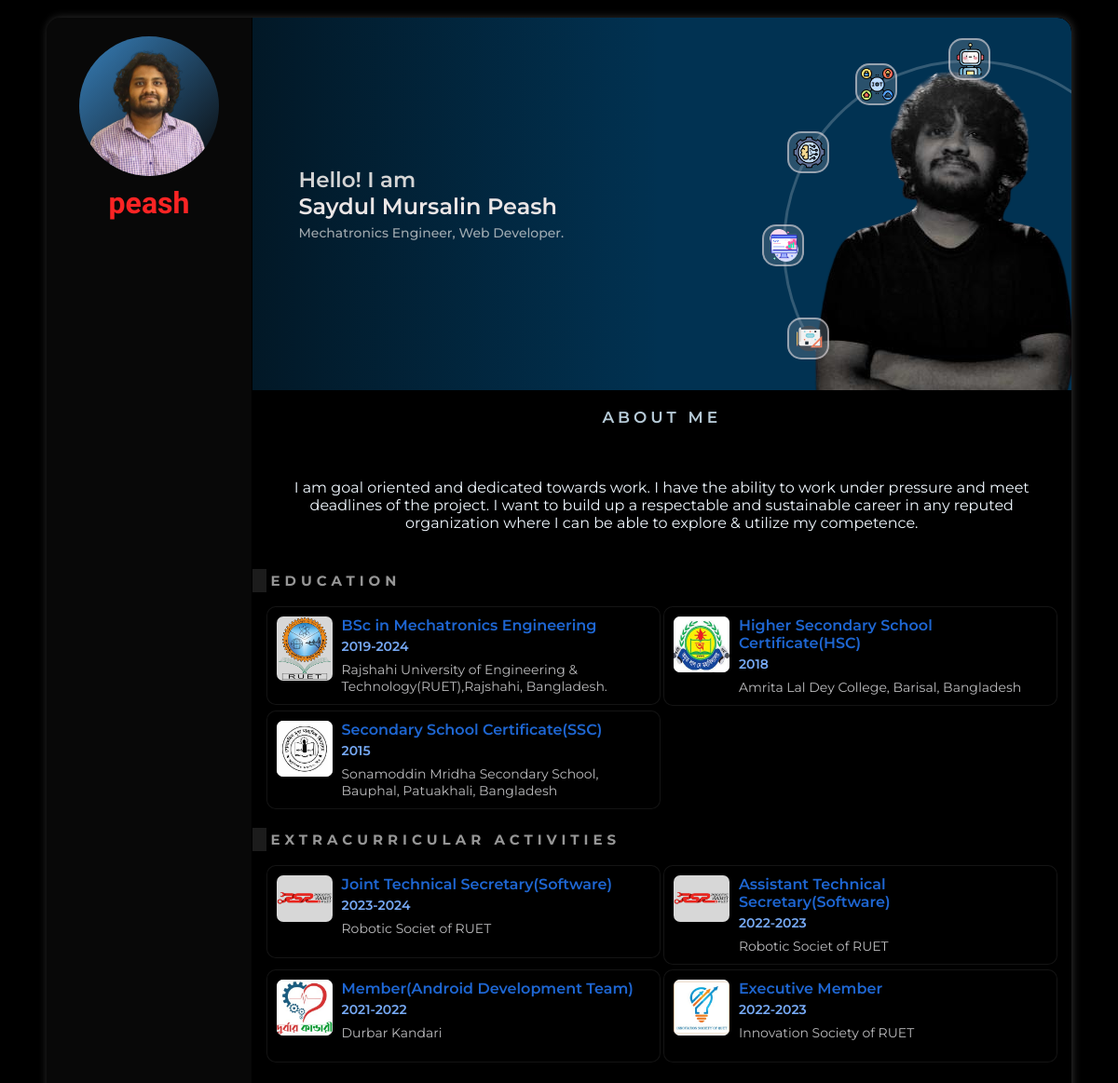
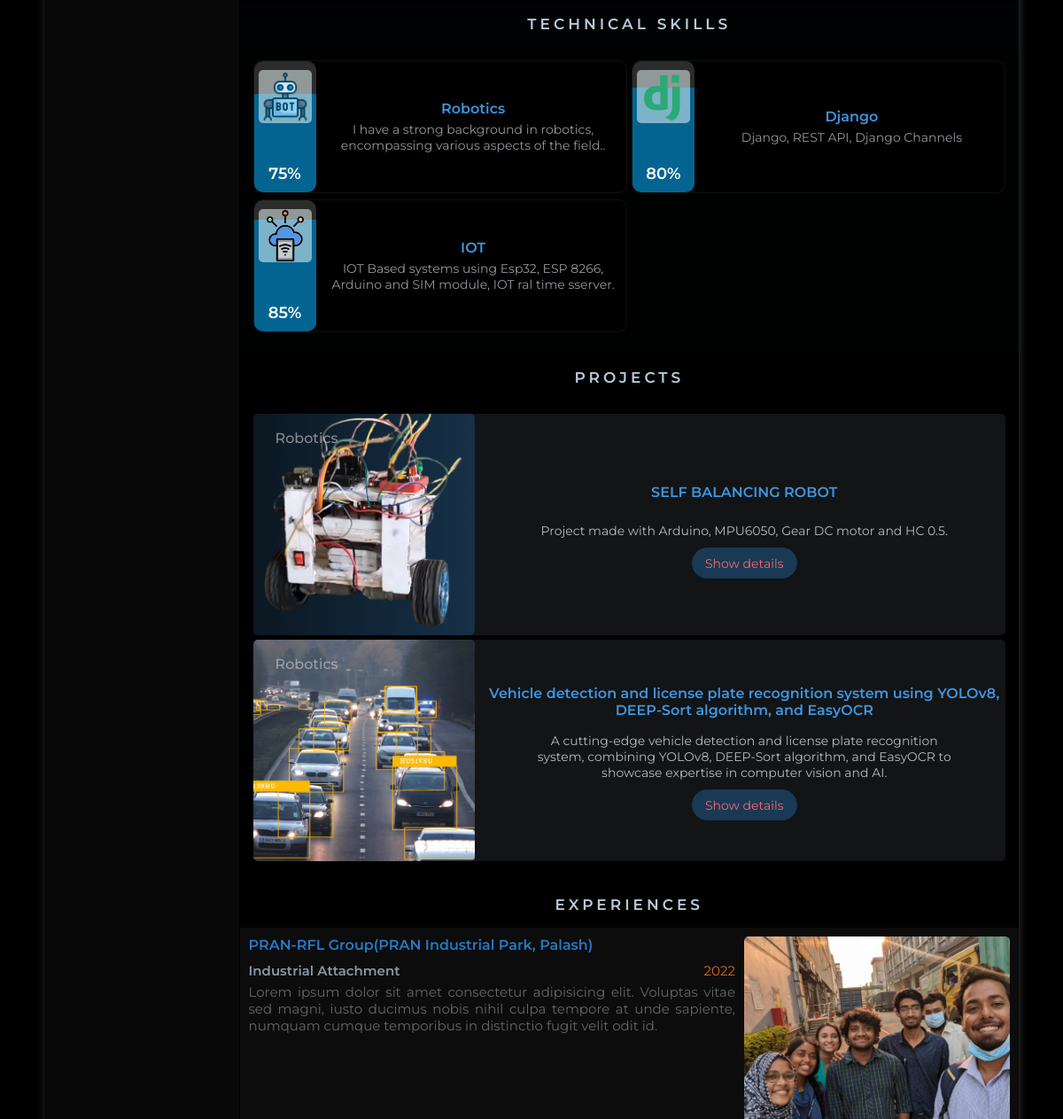
Before: / (upper part) with the older database file (2 pictures, top to bottom).
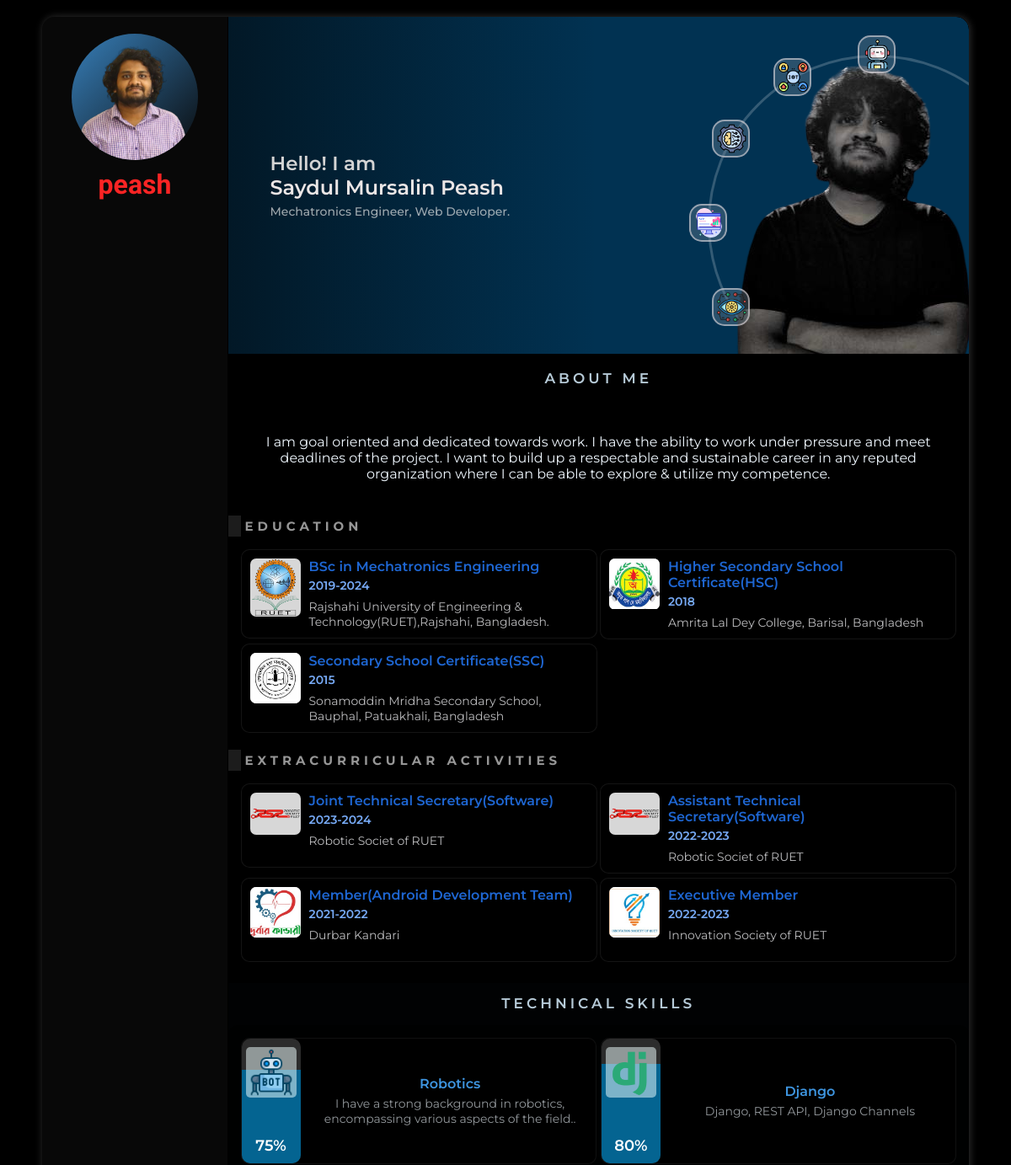
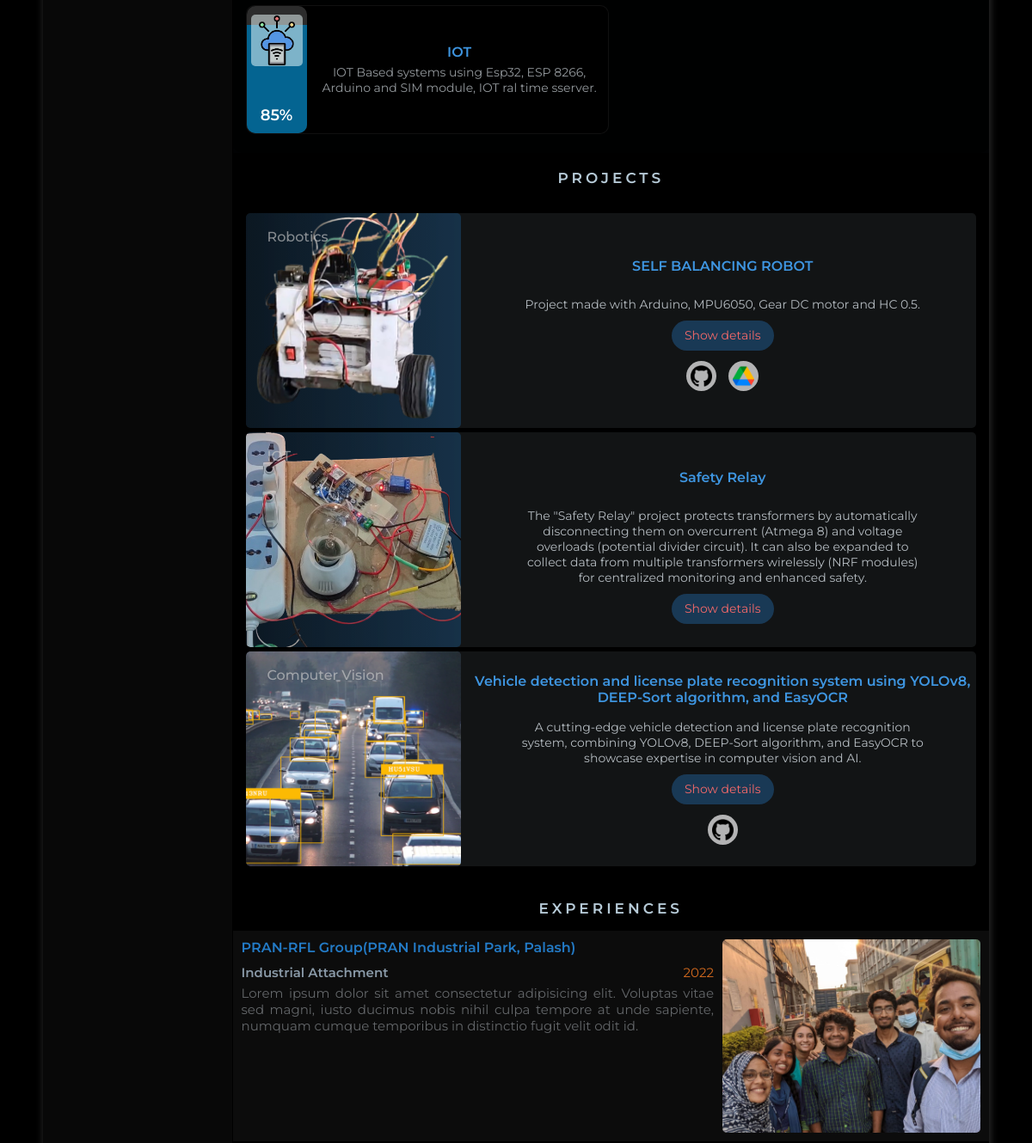
After: the same page with the newer database file (2 pictures, top to bottom).
### peash/models.py (models this page shows, shortened)
class About(models.Model):
    name=models.CharField(max_length=200,null=False,blank=False)
    short_des=models.TextField(max_length=500,null=False,blank=False)
    des=models.TextField(max_length=1500,null=True)
    canv_img=models.ImageField(upload_to='peash/')
    pro_img=models.ImageField(upload_to='peash/')

class Type(models.Model):
    name=models.CharField(max_length=200,null=False)
    icon=models.ImageField(upload_to='types/')
    link=models.CharField(max_length=50,null=False)

class Education(models.Model):
    name=models.CharField(max_length=400,null=False,blank=False)
    edu_from=models.CharField(max_length=400,null=False,blank=False)
    year=models.CharField(max_length=400,null=False,blank=False)
    logo=models.ImageField(upload_to='edu/')

class Extracurricular(models.Model):
    post_name=models.CharField(max_length=400,null=False,blank=False)
    org_name=models.CharField(max_length=400,null=False,blank=False)
    year=models.CharField(max_length=400,null=False,blank=False)
    logo=models.ImageField(upload_to='edu/')

class Skill(models.Model):
    skill_name=models.CharField(max_length=200,null=False,blank=False)
    skill_type=models.ForeignKey(Type,null=False,on_delete=models.CASCADE,related_name='skill_type')
    skill_description=models.TextField(max_length=1000,null=False,blank=False)
    level=models.CharField(max_length=50,null=True)
    skill_icon=models.ImageField(null=False,blank=False,upload_to='skills/')

class Project(models.Model):
    project_name=models.CharField(max_length=200,blank=False,null=False)
    project_type=models.ForeignKey(Type,on_delete=models.CASCADE,related_name="project_type")
    short_description=models.TextField(max_length=500,null=False,blank=False)
    description=models.TextField(max_length=2000,null=False,blank=False)
    icon=models.ImageField(null=False,blank=False,upload_to='projects/',default='projects/default.png')
    year=models.CharField(max_length=50,null=False,blank=False)

class Experience(models.Model):
    name=models.CharField(max_length=200)
    type=models.CharField(max_length=200)
    duration=models.CharField(max_length=200)
    description=models.TextField(max_length=1500,null=True)
    image=models.ImageField(upload_to='experiences/')

class Repo(models.Model):
    repo_dest=models.ForeignKey(RepoDest,on_delete=models.CASCADE,related_name='repo_dest_repo')
    project=models.ForeignKey(Project,on_delete=models.CASCADE,related_name='repo_project')
    link=models.URLField(null=False,blank=False)

class RepoDest(models.Model):
    name=models.CharField(max_length=100)
    icon=models.ImageField(upload_to='links/',null=True)

### peash/views.py (the view)
# urls.py: path('',Home,name='home_page'),
def Home(request):
    links=list(Link.objects.all())
    about=About.objects.all()[0]
    types=list(Type.objects.all())
    skills=list(Skill.objects.all())
    projects=list(Project.objects.all())
    experiences=list(Experience.objects.all())
    achievements=list(Achivement.objects.all())
    educations=list(Education.objects.all())
    extras=list(Extracurricular.objects.all())
    extra_images=list(ExtraImage.objects.all())
    context={
        'links':links,
        'about':about,
        'types':types,
        'skills':skills,
        'projects':projects,
        'experiences':experiences,
        'achievements':achievements,
        'edus':educations,
        'extras':extras,
        'extra_images':extra_images
    }
    return render(request,'peash/home.html',context)

### templates/peash/home.html (shortened to what this page needs)
{% load static %}
<html>
    <head>
        <link rel="stylesheet" href="{% static 'css/all_css.css' %}">
        <link rel="stylesheet" href="{% static 'css/responsive.css' %}">
    </head>
    <body>
        <div class="container">
            <div class="side_bar">
                <div class="image_cont">
                    <img src="{{ about.pro_img.url }}">
                </div>
                <div class="name">
                    <p class="name_text">peash</p>
                </div>
            </div>
            <div class="main_cont">
                <div id="home">
                    <div class="about_text">
                        <h1>Hello! I am<br><p>{{ about.name }}</p></h1>
                        <p class="description_text">{{ about.short_des }}</p>
                    </div>
                    <div class="image">
                        <div class="c">
                            <img src="{{ about.canv_img.url }}">
                            <div class="cc">
                                {% for type in types %}
                                <div class="c1">
                                    <a href="#{{ type.link }}" style="display: block; width: 100%; height: 100%;position:absolute;"></a>
                                    <div class="c1_logo">
                                        <img src="{{ type.icon.url }}">
                                    </div>
                                </div>
                                {% endfor %}
                            </div>
                        </div>
                    </div>
                </div>
                <div id="about_me">
                    <div class="title_div">
                        <p>
                             ABOUT ME
                        </p>
                    </div>
                    <div class="all_about">
                        <div class="about_all_text">
                            <p>
                                {{ about.des }}
                            </p>
                        </div>
                        <div class="education">
                            <div class="edu_title">
                                <div class="dot"></div>
                                <p>EDUCATION</p>
                            </div>
                            <div class="edu_details">
                                {% for edu in edus %}
                                <div class="edu_card">
                                    <div class="edu_logo">
                                        <img src="{{ edu.logo.url }}">
                                    </div>
                                    <div class="ed">
                                        <div class="name_edu">
                                            <p>{{ edu.name }}</p>
                                            <div class="edu_dur">
                                                <p>{{ edu.year }}</p>
                                            </div>
                                        </div>
                                        <div class="edu_from">
                                            <p>{{ edu.edu_from }}</p>
                                        </div>
                                    </div>
                                </div>
                                {%  endfor %}
                            </div>
                        </div>
                        <div class="education">
                            <div class="edu_title">
                                <div class="dot"></div>
                                <p>EXTRACURRICULAR ACTIVITIES</p>
                            </div>
                            <div class="edu_details">
                                {% for extra in extras %}
                                <div class="edu_card">
                                    <div class="edu_logo">
                                        <img src="{{ extra.logo.url }}">
                                    </div>
                                    <div class="ed">
                                        <div class="name_edu">
                                            <p>{{ extra.post_name }}</p>
                                            <div class="edu_dur">
                                                <p>{{ extra.year }}</p>
                                            </div>
                                        </div>
                                        <div class="edu_from">
                                            <p>{{ extra.org_name }}</p>
                                        </div>
                                    </div>
                                </div>
                                {% endfor %}
                            </div>
                        </div>
                    </div>
                </div>
                <div id="skills">
                    <div class="title_div">
                        <p>
                             TECHNICAL SKILLS
                        </p>
                    </div>
                    <div class="all_skills">
                        {% for skill in skills %}
                        <div class="skill">
                            <div class="skill_image">
                                <div class="level" style="height: {{ skill.level }};">
                                    <div class="level_text">
                                        <p>{{ skill.level }}</p>
                                    </div>
                                </div>
                                <img src="{{ skill.skill_icon.url }}">
                            </div>
                            <div class="skill_texts">
                                <div class="skill_name">
                                    <p>{{ skill.skill_name }}</p>
                                </div>
                                <div class="skill_description">
                                    <p>{{ skill.skill_description }}</p>
                                </div>
                            </div>
                        </div>
                        {% endfor %}
                    </div>
                </div>
                <div id="projects">
                    <div class="title_div">
                        <p>
                            PROJECTS
                        </p>
                    </div>
                    <div class="all_projects">
                        {% for type in types %}
                            <div id="{{ type.link }}">
                                {% for project in projects %}
                                    {% if type.name == project.project_type.name %}
                                        <div class="project">
                                            <div class="project_image">
                                                <div class="project_catagory">
                                                    <p>{{ type.name }}</p>
                                                </div>
                                                <img id="img" src="{{ project.icon.url }}" alt="">
                                            </div>
                                            <div class="project_text">
                                                <div class="project_name">
                                                    <h2>{{ project.project_name }}</h2>
                                                </div>
                                                <div class="short_description">
                                                    <p>{{ project.short_description }}</p>
                                                </div>
                                                <div class="show_description_button">
                                                    <button id="sdb" class="sdb">Show details</button>
                                                </div>
                                                <div class="repos">
                                                    {% for repo in project.repo_project.all %}
                                                        <div class="repo">
                                                            <img src="{{ repo.repo_dest.icon.url }}">
                                                            <a href="{{ repo.link }}" target="blank">
                                                            </a>
                                                        </div>
                                                    {% endfor %}
                                                </div>
                                            </div>
                                        </div>
                                    {% endif %}
                                {% endfor %}
                            </div>
                        {% endfor %}
                    </div>
                </div>
                <div id="experiences">
                    <div class="title_div">
                        <p>
                            EXPERIENCES
                        </p>
                    </div>
                    <div class="all_exp">
                        {% for experience in experiences %}
                        <div class="exp">
                            <div class="exp_texts">
                                <div class="exp_name">
                                    <p>{{ experience.name }}</p>
                                </div>
                                <div class="exp_additional">
                                    <div class="exp_type">
                                        <p>{{ experience.type }}</p>
                                    </div>
                                    <div class="exp_year">{{ experience.duration }}</div>
                                </div>
                                <div class="exp_details">
                                    <p>{{ experience.description }}</p>
                                </div>
                            </div>
                            <div class="exp_image">
                                <img src="{{ experience.image.url }}" id="img">
                            </div>
                        </div>
                        {% endfor %}
                    </div>
                </div>
            </div>
        </div>
    </body>
</html>

Changed rows visible on the page:
changed Type "Robotics": loses Project ({{ type.name }} "Robotics", icon (picture), project_name "Vehicle detection and license plate recognition system using YOLOv8, DEEP-Sort algorithm, and EasyOCR", short_description "A cutting-edge vehicle detection and license plate recognition system, combining YOLOv8, DEEP-Sort algorithm, and EasyOCR to showcase expertise in computer vision and AI."); name "Robotics" → (not shown)
changed Type: icon: a different picture; gains Project ({{ type.name }} "Computer Vision", icon (picture), project_name "Vehicle detection and license plate recognition system using YOLOv8, DEEP-Sort algorithm, and EasyOCR", short_description "A cutting-edge vehicle detection and license plate recognition system, combining YOLOv8, DEEP-Sort algorithm, and EasyOCR to showcase expertise in computer vision and AI."); name (not shown) → "Computer Vision"
added Repo: repo_dest.icon (picture), shown under Project "SELF BALANCING ROBOT"
added Repo: repo_dest.icon (picture), shown under Project "SELF BALANCING ROBOT"
added Project: {{ type.name }} "IOT", icon (picture), project_name "Safety Relay", short_description "The \"Safety Relay\" project protects transformers by automatically disconnecting them on overcurrent (Atmega 8) and voltage overloads (potential divider circuit). It can also be expanded to collect data from multiple transformers wirelessly (NRF modules) for centralized monitoring and enhanced safety.", shown under Type "IOT"
changed Project (number 3 of 3 on the later page): project_type_id 1 → 5 (drawn)
added Repo: repo_dest.icon (picture), shown under Project (number 3 of 3 on the later page)
